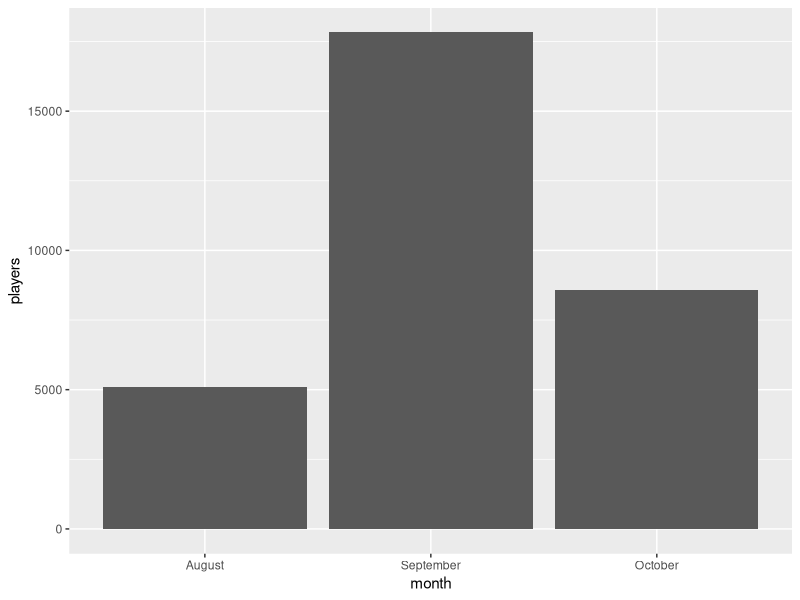
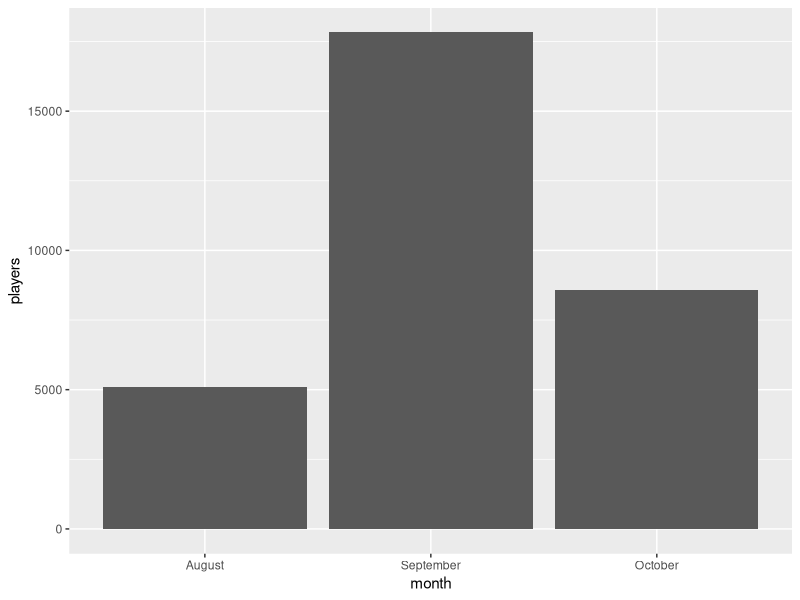

Generate these figures, in order, with R:
# Module 6 Data Task: Compute the Funnel and Chart It
# MC 427 Social Media Analytics
#
# How to use this file: open it in VS Code with your MC427 folder open and the R terminal
# started, then run one line at a time with Ctrl+Enter (Command+Return on a Mac).
# The comment above each line says what it does and what should print.
# nms-steam-monthly-players-2016-2026.csv is already at the top level of your course folder
# (it comes with the course template; if it is missing, download it from the Module 3 Client Scenario item).

# Load the course packages. Prints nine package names and two Conflicts lines; that is normal.
library(tidyverse)

# Load the file. Prints "Rows: 122 Columns: 5" and the column types.
players <- read_csv("nms-steam-monthly-players-2016-2026.csv")

# Keep one month's row and pull out its average player count. Nothing prints.
# The month before the Frontiers update:
before <- players %>% filter(month == "August 2021") %>% pull(avg_players)
# The update month:
during <- players %>% filter(month == "September 2021") %>% pull(avg_players)
# The month after:
after <- players %>% filter(month == "October 2021") %>% pull(avg_players)

# The return multiple: how many times more players the update month had. Expected: [1] 3.49
round(during / before, 2)

# The kept rate: the month after as a percent of the update month. Expected: [1] 48.1
round(100 * after / during, 1)

# A small table of the three numbers, one row per month, kept in the order typed.
# These two lines are one command; run them together.
funnel <- tibble(month = c("August", "September", "October"), players = c(before, during, after)) %>%
  mutate(month = fct_inorder(month))

# Draw the chart: one bar per month. It opens in a VS Code panel.
ggplot(funnel, aes(x = month, y = players)) + geom_col()

# Save the most recent chart to a picture file in your MC427 folder. Prints "Saving 7 x 7 in image".
ggsave("frontiers-funnel.png")

# YOUR TURN (Read it like an analyst): change the three months to July, August and September 2019
# and the kept rate for Beyond prints 43.8. Add your lines below this comment.


# Break it on purpose: the month is misspelled. Expected: numeric(0), and no error.
players %>% filter(month == "Sept 2021") %>% pull(avg_players)
